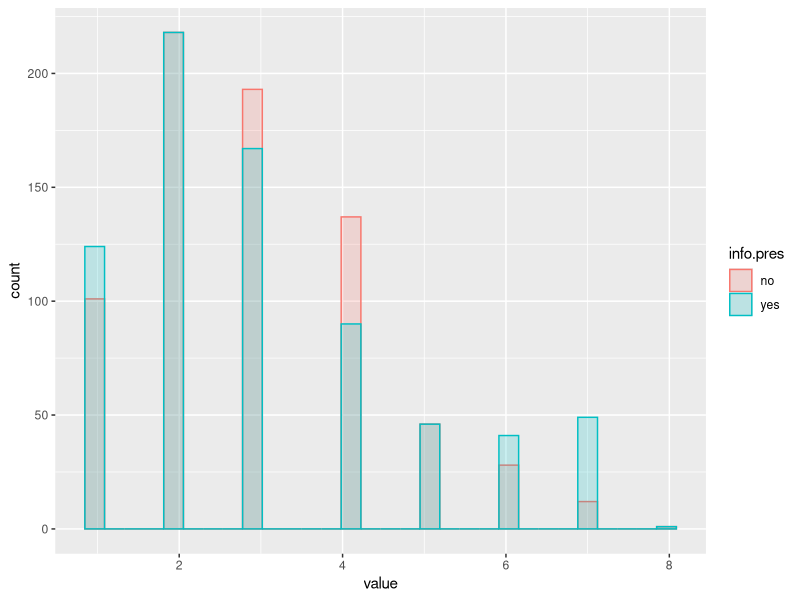

Here is the R script that generated this plot: (Note: this script raises an error after producing the figure.)
## ---- chunk 1
# set up packages
library(tidyverse)

# open data
DF <- read.csv("coles2024b.csv")
## ---- chunk 2
# line judgment ratings [descriptives]
## if participants responded to demand/conformity pressure, we should see that they have higher ratings when present with info
ggplot(data = DF,
       aes(x = value,
           fill = info.pres,
           colour = info.pres)) +
  geom_histogram(alpha = .2,
                 position = 'identity')

DF %>% 
  group_by(info.pres) %>% 
  summarise(min = min(value,
                      na.rm = T),
            max = max(value,
                      na.rm = T),
            mean = mean(value,
                        na.rm = T))

# line judgment ratings [analyses]
m <- lmer(value ~ info.pres + 
            (1 | ResponseId) +
            (1 | lab), 
          data = DF)

summary(m)

anova(m)

# line judgment ratings [summary]
DF %>% 
  group_by(lab, info.pres) %>% 
  summarise(m = mean(value,
                     na.rm = T),
            sd = sd(value, 
                    na.rm = T),
            n = n()) %>% 
  pivot_wider(names_from = info.pres,
              values_from = c(n, m, sd)) %>% 
  select(lab, 
         n_no, m_no, sd_no, 
         n_yes, m_yes, sd_yes)

# prq ratings
ggplot(data = DF %>% 
         pivot_longer(cols = prq_g_1 : prq_a_2,
                      names_to = "item",
                      values_to = "rating"),
       aes(x = rating)) +
  facet_wrap(vars(item)) +
  geom_density(alpha = .5)

DF %>% 
  pivot_longer(cols = prq_g_1 : prq_a_2,
                      names_to = "item",
                      values_to = "rating") %>% 
  group_by(item) %>% 
  summarise(n = n(),
            min = min(rating,
                      na.rm = T),
            max = max(rating,
                      na.rm = T),
            mean = mean(rating,
                        na.rm = T))

# look at between country differences in concptualizations
DF <- DF %>% 
  rowwise() %>% 
  mutate(prq_a = mean(c(prq_a_1, prq_a_2)),
         prq_g = mean(c(prq_g_1, prq_g_2)),
         prq_o = mean(c(prq_o_1, prq_o_2)))

lm(prq_a ~ lab, data = DF) %>% 
  anova()

lm(prq_g ~ lab, data = DF) %>% 
  anova()

lm(prq_o ~ lab, data = DF) %>% 
  anova()

DF %>% 
  group_by(lab) %>% 
  summarise(m_prq_a = mean(prq_a),
            m_prq_g = mean(prq_g),
            m_prq_o = mean(prq_o))
